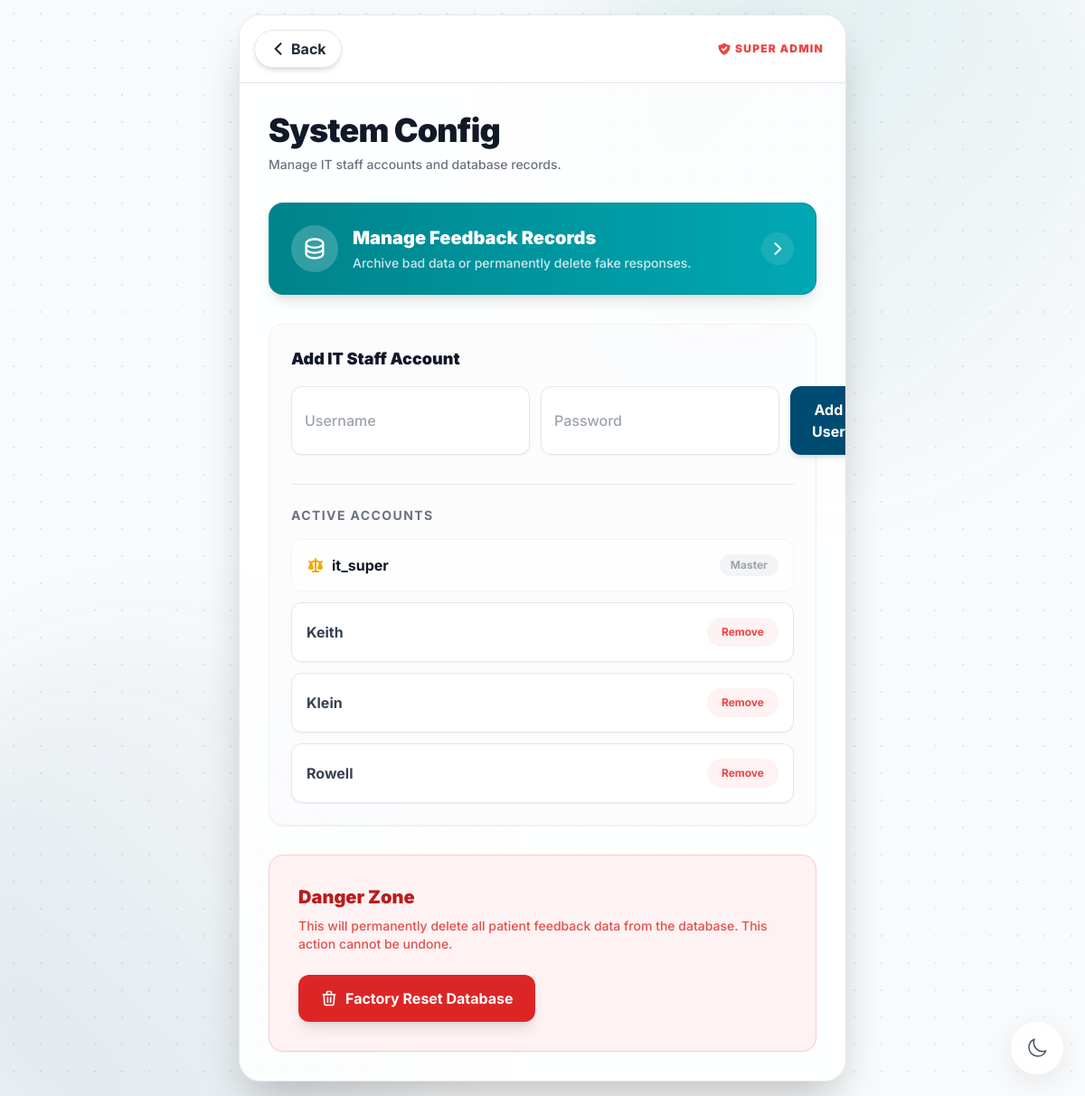
Page /settings (signed in) on the earlier database version.
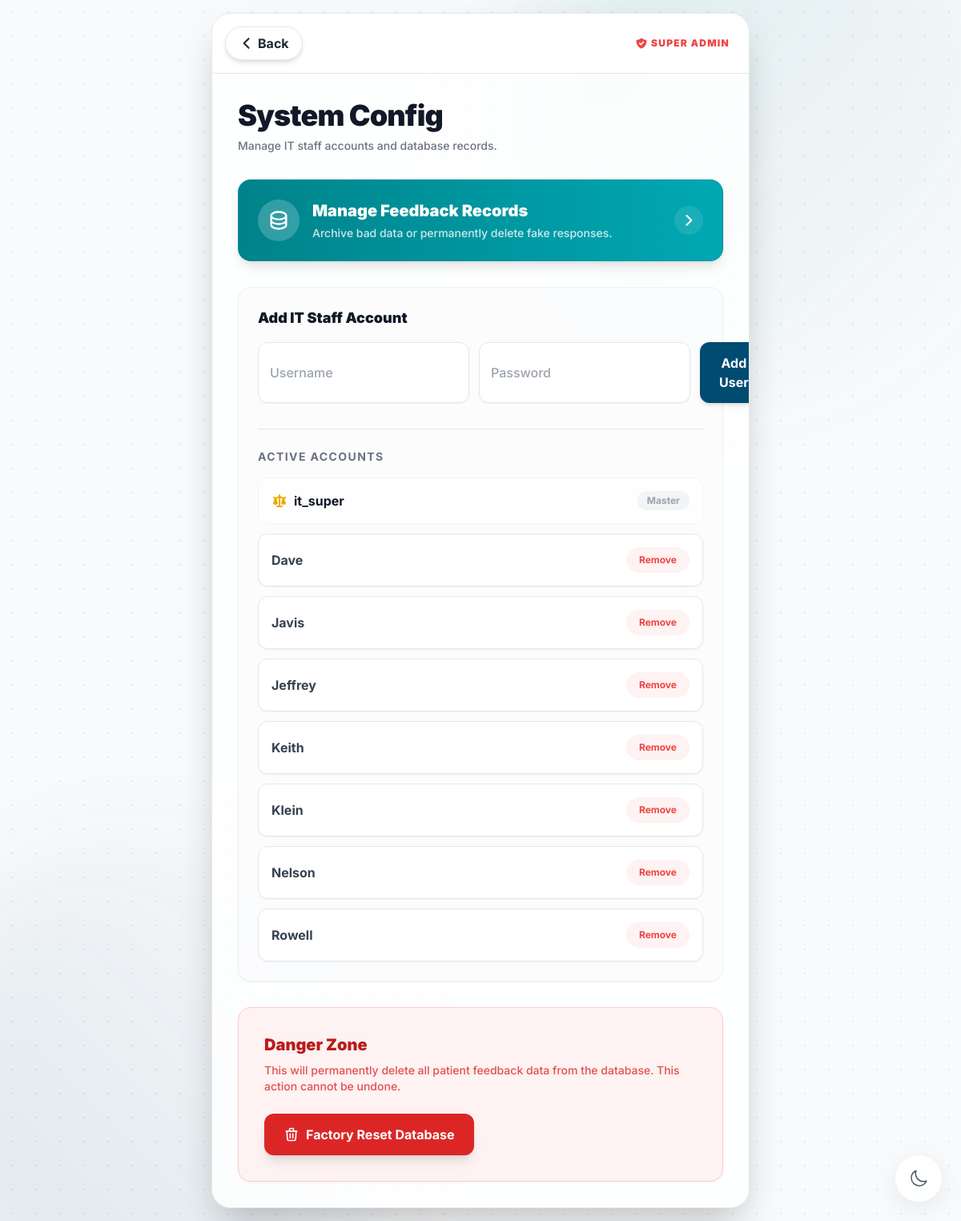
Same page on the later database version.
### tables this page shows
CREATE TABLE users (
                id INTEGER PRIMARY KEY AUTOINCREMENT,
                username TEXT UNIQUE NOT NULL,
                password_hash TEXT NOT NULL
            );

### app.py (the view)
@app.route('/settings')
def system_settings():
    if session.get('username') != 'it_super': return redirect(url_for('dashboard'))
    db = get_db()
    all_users = db.execute("SELECT id, username FROM users WHERE username != 'it_super'").fetchall()
    return render_template('settings.html', users=all_users, username=session['username'])

### app.py (called while the page is built)
def get_db():
    db = getattr(g, '_database', None)
    if db is None:
        db = g._database = sqlite3.connect(DATABASE)
        db.row_factory = sqlite3.Row
    return db

@app.teardown_appcontext
def close_connection(exception):
    db = getattr(g, '_database', None)
    if db is not None: db.close()

### templates/settings.html (shortened to what this page needs)
{% extends 'base.html' %}
{% block content %}
<div class="w-full max-w-2xl glass-panel rounded-3xl overflow-hidden shadow-2xl transition-colors border border-gray-200 dark:border-gray-800">
    <div class="flex items-center justify-between px-4 py-4 border-b border-gray-200 dark:border-gray-800 bg-white/40 dark:bg-black/40 backdrop-blur-sm">
        <a href="/dashboard" class="inline-flex items-center px-4 py-2 bg-white dark:bg-slate-900 text-gray-800 dark:text-gray-200 font-bold rounded-full hover:bg-gray-50 dark:hover:bg-slate-800 transition-colors shadow-md border border-gray-200 dark:border-slate-700 active:scale-95">
            <svg class="w-5 h-5 mr-1" fill="none" stroke="currentColor" viewBox="0 0 24 24"><path stroke-linecap="round" stroke-linejoin="round" stroke-width="2.5" d="M15 19l-7-7 7-7"></path></svg>
            Back
        </a>
        <span class="text-xs font-black tracking-widest text-red-500 uppercase flex items-center pr-2">
            Super Admin
        </span>
    </div>
    <div class="p-6 md:p-8 space-y-8 text-left">
        <div>
            <h1 class="text-3xl md:text-4xl font-black text-gray-900 dark:text-white tracking-tight">System Config</h1>
            <p class="text-sm text-gray-500 dark:text-gray-400 mt-2 font-medium">Manage IT staff accounts and database records.</p>
        </div>
        <a href="/manage_records" class="flex items-center gap-4 bg-gradient-to-r from-amcteal to-[#00a8b3] text-white p-5 md:p-6 rounded-2xl shadow-lg hover:shadow-amcteal/40 active:scale-95 transition-all group border border-amcteal/50">
            <div class="bg-white/20 p-3 rounded-full flex-shrink-0">
                <svg class="w-6 h-6 md:w-7 md:h-7" fill="none" stroke="currentColor" viewBox="0 0 24 24"><path stroke-linecap="round" stroke-linejoin="round" stroke-width="2" d="M4 7v10c0 2.21 3.582 4 8 4s8-1.79 8-4V7M4 7c0 2.21 3.582 4 8 4s8-1.79 8-4M4 7c0-2.21 3.582-4 8-4s8 1.79 8 4m0 5c0 2.21-3.582 4-8 4s-8-1.79-8-4"></path></svg>
            </div>
            <div class="flex-grow">
                <h3 class="text-lg md:text-xl font-black mb-1">Manage Feedback Records</h3>
                <p class="text-xs md:text-sm text-white/80 font-medium leading-snug">Archive bad data or permanently delete fake responses.</p>
            </div>
            <div class="flex-shrink-0 bg-white/10 p-2 rounded-full group-hover:bg-white/20 transition-colors">
                <svg class="w-5 h-5" fill="none" stroke="currentColor" viewBox="0 0 24 24"><path stroke-linecap="round" stroke-linejoin="round" stroke-width="2.5" d="M9 5l7 7-7 7"></path></svg>
            </div>
        </a>
        <div class="bg-gray-50/50 dark:bg-black/20 border border-gray-200/50 dark:border-gray-800/50 rounded-2xl p-6 text-left shadow-sm">
            <h3 class="text-lg font-black text-gray-900 dark:text-white mb-4">Add IT Staff Account</h3>
            <form method="POST" action="/add_user" class="flex flex-col md:flex-row gap-3">
                <input type="text" name="username" placeholder="Username" required class="flex-1 p-3.5 bg-white dark:bg-slate-900 border border-gray-200 dark:border-slate-700 rounded-xl focus:ring-2 focus:ring-amcprimary outline-none font-medium shadow-sm text-gray-900 dark:text-white">
                <input type="password" name="password" placeholder="Password" required class="flex-1 p-3.5 bg-white dark:bg-slate-900 border border-gray-200 dark:border-slate-700 rounded-xl focus:ring-2 focus:ring-amcprimary outline-none font-medium shadow-sm text-gray-900 dark:text-white">
                <button type="submit" class="bg-amcprimary text-white px-6 py-3.5 rounded-xl font-bold btn-premium shadow-md">Add User</button>
            </form>
            <div class="mt-8 pt-6 border-t border-gray-200 dark:border-gray-700">
                <h3 class="text-sm font-bold text-gray-500 uppercase tracking-widest mb-4">Active Accounts</h3>
                <div class="space-y-3">
                    <div class="flex justify-between items-center p-4 bg-white/50 dark:bg-black/50 rounded-xl border border-gray-100 dark:border-gray-800">
                        <span class="font-bold text-gray-900 dark:text-white flex items-center">
                            it_super
                        </span>
                        <span class="text-xs font-bold text-gray-400 bg-gray-100 dark:bg-gray-800 px-3 py-1 rounded-full">Master</span>
                    </div>
                    {% for user in users %}
                    <div class="flex justify-between items-center p-4 bg-white dark:bg-slate-900 rounded-xl border border-gray-200 dark:border-slate-700 shadow-sm">
                        <span class="font-bold text-gray-700 dark:text-gray-300">{{ user.username }}</span>
                        <a href="/delete_user/{{ user.id }}" class="text-xs font-bold text-red-500 bg-red-50 dark:bg-red-900/20 px-4 py-2 rounded-full hover:bg-red-100 btn-premium" data-username="{{ user.username }}" onclick="return confirm('Are you sure you want to permanently delete the account: ' + this.getAttribute('data-username') + '?');">Remove</a>
                    </div>
                    {% endfor %}
                </div>
            </div>
        </div>
        <div class="bg-red-50 dark:bg-red-900/10 border border-red-200 dark:border-red-900/50 rounded-2xl p-6 md:p-8 relative overflow-hidden text-left shadow-sm">
            <h3 class="text-xl font-black text-red-700 dark:text-red-400 mb-2">Danger Zone</h3>
            <p class="text-sm text-red-600/80 dark:text-red-400/80 mb-6 font-medium">This will permanently delete all patient feedback data from the database. This action cannot be undone.</p>
            <button onclick="document.getElementById('resetModal').classList.remove('hidden')" class="bg-red-600 text-white px-6 py-3.5 rounded-xl font-bold btn-premium shadow-lg hover:bg-red-700 w-full md:w-auto text-center flex items-center justify-center gap-2">
                <svg class="w-5 h-5" fill="none" stroke="currentColor" viewBox="0 0 24 24"><path stroke-linecap="round" stroke-linejoin="round" stroke-width="2" d="M19 7l-.867 12.142A2 2 0 0116.138 21H7.862a2 2 0 01-1.995-1.858L5 7m5 4v6m4-6v6m1-10V4a1 1 0 00-1-1h-4a1 1 0 00-1 1v3M4 7h16"></path></svg>
                Factory Reset Database
            </button>
        </div>
    </div>
</div>
{% endblock %}

### templates/base.html (shortened to what this page needs)
<!DOCTYPE html>
<html lang="en">
<head>
    <script src="https://cdn.tailwindcss.com"></script>
</head>
<body class="bg-gray-50 dark:bg-darkbg text-gray-900 dark:text-gray-100 min-h-screen flex flex-col relative overflow-x-hidden bg-grid">
    <div class="fixed inset-0 overflow-hidden -z-10 pointer-events-none opacity-60">
        <div class="absolute top-[-10%] right-[-5%] w-[40rem] h-[40rem] bg-gradient-to-br from-amcteal/20 to-transparent rounded-full blur-3xl"></div>
        <div class="absolute bottom-[-10%] left-[-10%] w-[40rem] h-[40rem] bg-gradient-to-tr from-amcprimary/20 to-transparent rounded-full blur-3xl"></div>
    </div>
    <button id="theme-toggle" class="fixed bottom-6 right-6 z-50 glass-panel rounded-full p-4 btn-premium text-gray-600 dark:text-gray-300">
    </button>
    <main class="flex-grow flex flex-col justify-center items-center p-4 z-10 w-full animate-slide-down">
        {% block content %}{% endblock %}
    </main>
</body>
</html>

### templates/base.html (style rules this page uses)
* { -webkit-tap-highlight-color: transparent; }
:root { color-scheme: light; }
body { transition: background-color 0.3s ease, color 0.3s ease; }
.glass-panel { background: rgba(255, 255, 255, 0.85); backdrop-filter: blur(24px); border: 1px solid rgba(255,255,255,0.6); box-shadow: 0 8px 32px rgba(0,0,0,0.08); }
.btn-premium { transition: all 0.2s cubic-bezier(0.4, 0, 0.2, 1); }
.bg-grid { background-image: radial-gradient(rgba(0, 75, 114, 0.1) 1px, transparent 1px); background-size: 30px 30px; }

Differences in the rows shown:
added users: username "Dave"
added users: username "Javis"
added users: username "Jeffrey"
added users: username "Nelson"
